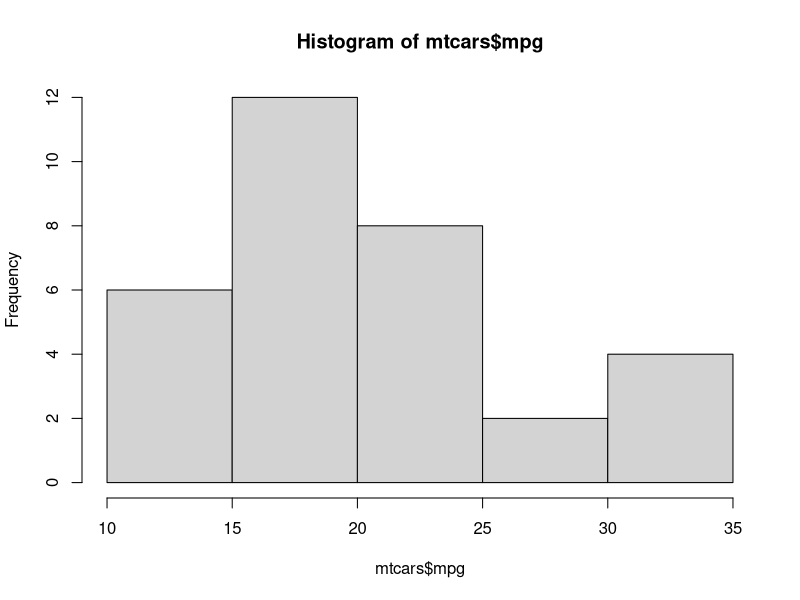
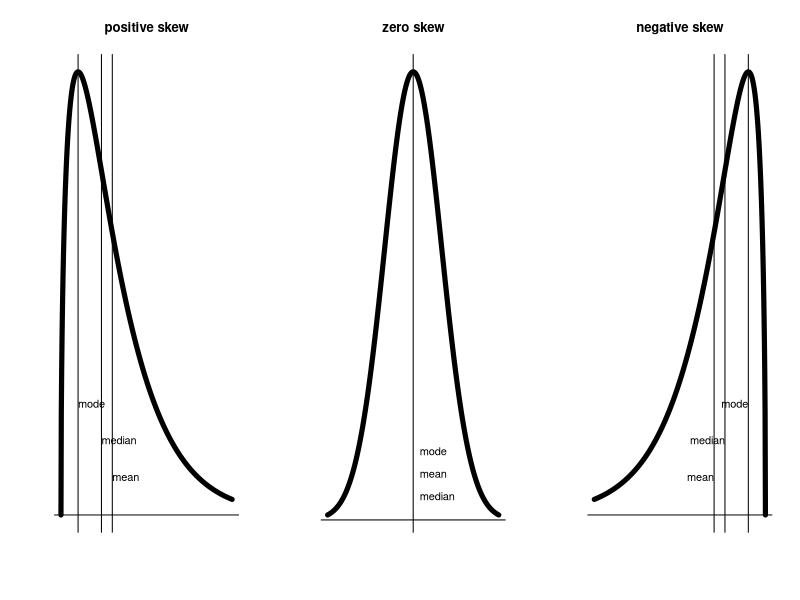
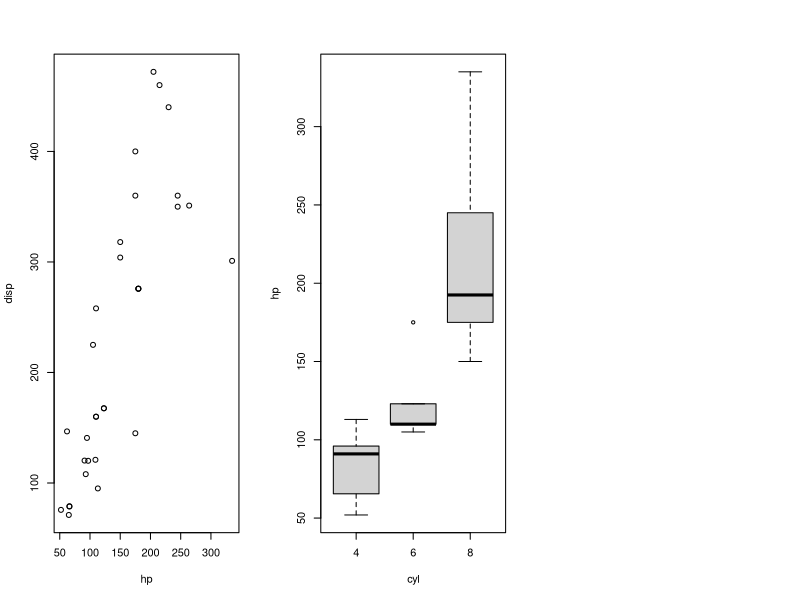

These figures' R source, in order:
## ---- chunk 1
2+2
17*33
6/19
## ---- chunk 2
x <- 19
x
## ---- chunk 3
y <- x+5
y 
## ---- chunk 4
v <- c(2,5,4,3,4,3,2,3,2,3)
mean(v)
## ---- chunk 5
data(mtcars)
mtcars
## ---- chunk 6
mtcars$mpg
## ---- chunk 7
mean(mtcars$mpg)
## ---- chunk 8
median(mtcars$mpg)
## ---- chunk 9
mtcars$cyl
## ---- chunk 10
table(mtcars$cyl)
## ---- chunk 11
x <- mtcars$mpg
min(x)
max(x)
## ---- chunk 12
sd(x)
## ---- chunk 13
summary(x)
## ---- chunk 14
hist(mtcars$mpg)
## ---- chunk 15
stem(mtcars$mpg)
## ---- chunk 16
par(mfrow=c(1,3))
jj <- qchisq(0.5,df=3)
x <- seq(from=0,to=10,len=500)
plot(x,dchisq(x,df=3),lwd=5,type='l',axes=F,xlab='',ylab='',main='positive skew')
abline(h=0, v=c(1,jj,3))
text(1,0.06,'mode',pos=4,offset=0)
text(jj,0.04,'median',pos=4,offset=0)
text(3,0.02,'mean',pos=4,offset=0)
xx <- seq(from=-3,to=3,len=500)
plot(xx,dnorm(xx),lwd=5,type='l',axes=FALSE,xlab='',ylab='',main='zero skew')
abline(h=0,v=0)
text(0,0.06,'mode',pos=4)
text(0,0.04,'mean',pos=4)
text(0,0.02,'median',pos=4)
plot(x,dchisq(10-x,df=3),lwd=5,type='l',axes=FALSE,xlab='',ylab='',main='negative skew')
abline(h=0, v=10-c(1,jj,3))
text(9,0.06    ,'mode'   ,pos=2,offset=0)
text(10-jj,0.04,'median' ,pos=2,offset=0)
text(7,0.02    ,'mean'   ,pos=2,offset=0)
## ---- chunk 17
plot(disp~hp,data=mtcars)
## ---- chunk 18
boxplot(hp~cyl,data=mtcars)
